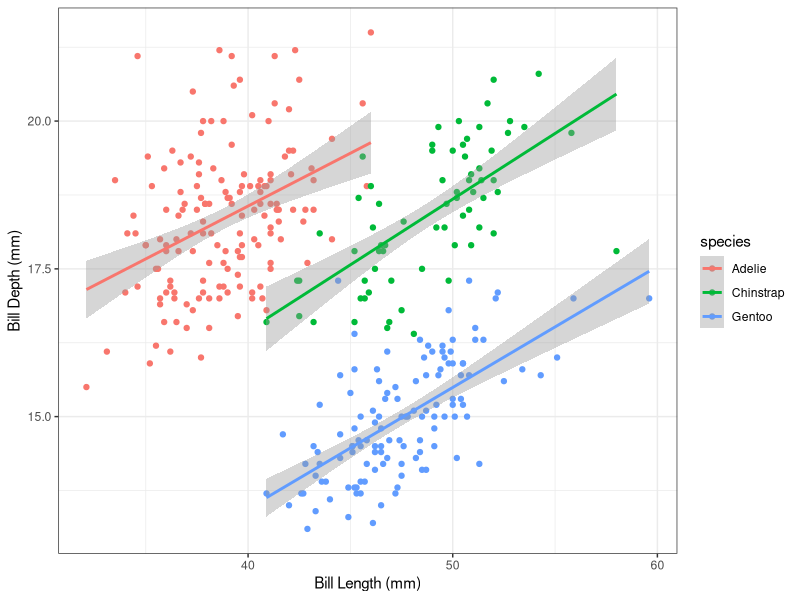

Here is the R script that generated this plot:
## ---- chunk 1
knitr::opts_chunk$set(echo = TRUE)
## ---- chunk 2
library(palmerpenguins)
library(tidyverse)
library(here)
## ---- chunk 3
glimpse(penguins)
## ---- chunk 4
penguins %>% 
  ggplot(aes(x=bill_length_mm, y=bill_depth_mm, color=species))+
  geom_point()+
  geom_smooth(method = "lm")+
  labs(x = "Bill Length (mm)",
       y = "Bill Depth (mm)")+
  theme_bw()
